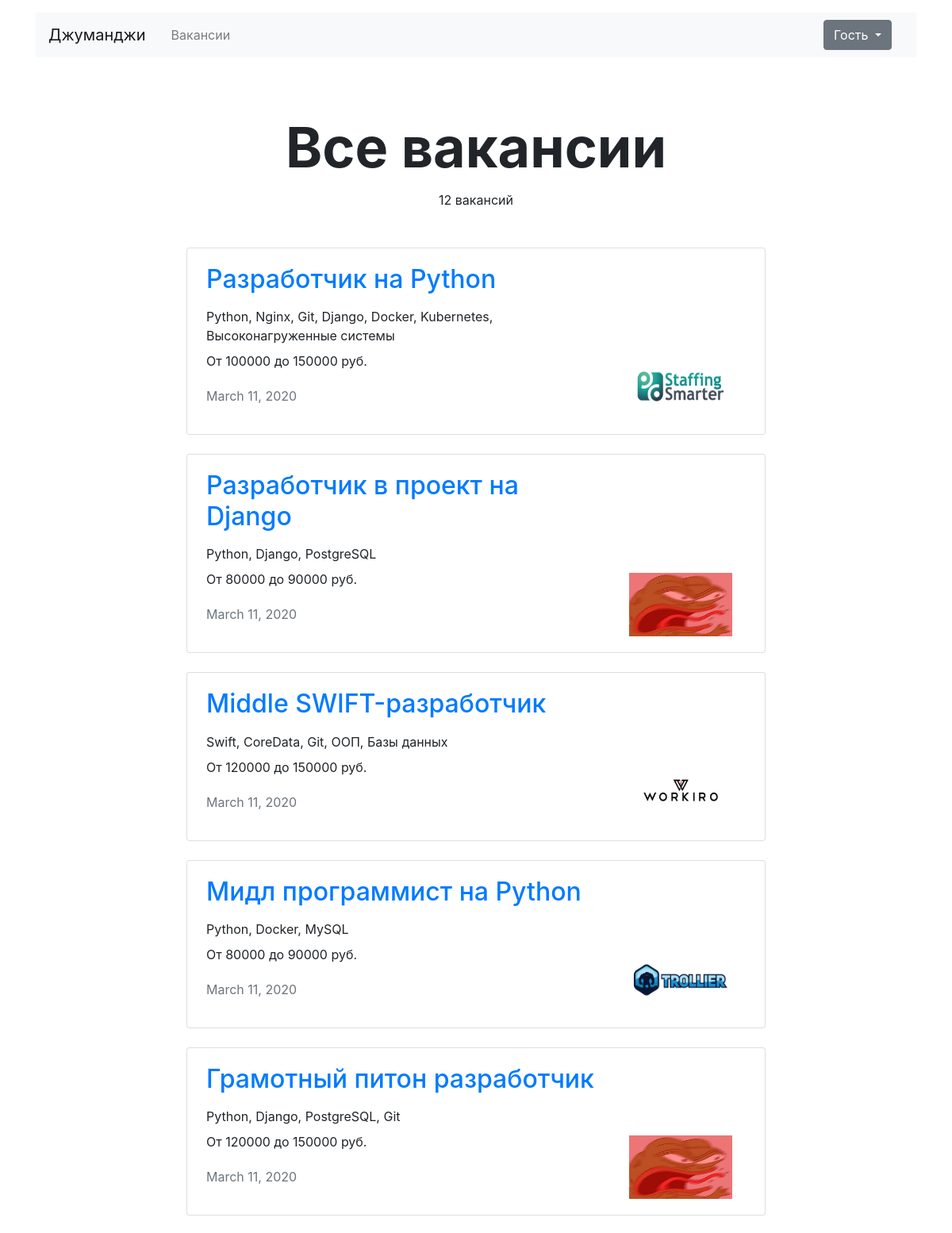
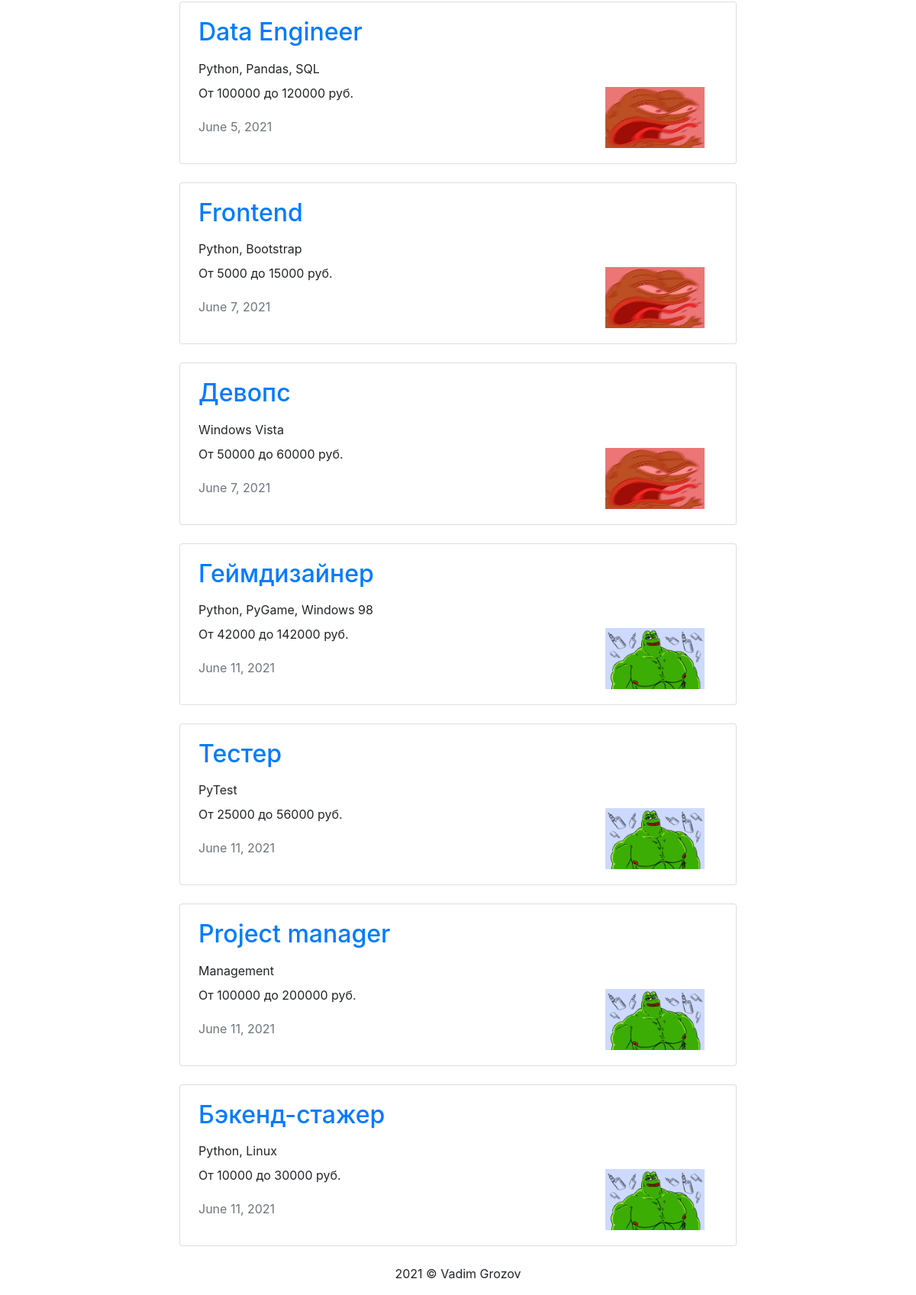
Page /vacancies/ on the committed database (2 pictures, top to bottom).
### jobs/models.py (models this page shows)
class Vacancy(models.Model):
    title = models.CharField(max_length=128)
    speciality = models.ForeignKey(Speciality,
                                   on_delete=models.CASCADE,
                                   related_name='vacancies',
                                   default='backend')
    company = models.ForeignKey(Company,
                                on_delete=models.CASCADE,
                                related_name='vacancies')
    skills = models.TextField()
    description = models.TextField()
    salary_min = models.PositiveIntegerField()
    salary_max = models.PositiveIntegerField()
    published_at = models.DateField()

class Company(models.Model):
    name = models.CharField(max_length=128)
    location = models.CharField(max_length=128)
    logo = models.ImageField(upload_to=settings.MEDIA_COMPANY_IMAGE_DIR)
    description = models.TextField()
    employee_count = models.PositiveIntegerField()
    owner = models.OneToOneField(User,
                                 on_delete=models.CASCADE,
                                 related_name='companies',
                                 null=True)

### jobs/views/main.py (the view)
# urls.py: path('vacancies/', VacanciesAll.as_view(), name='vacancies_all'),
class VacanciesAll(View):
    def get(self, request, *args, **kwargs):
        context = {
            'vacancies': Vacancy.objects.all(),
            'all_vacancies': True,
        }
        return render(request, "main/vacancies.html", context=context)

### jobs/templatetags/ru_pluralize.py (called while the page is built)
@register.filter()
def ru_pluralize(number: Union[int, str], arg: str = 'дурак,дурака,дураков'):
    nominative_singular, genitive_singular, genitive_plural = arg.split(',')
    number = abs(int(number))
    if 10 <= number % 100 <= 20:
        return f'{number} {genitive_plural}'
    if number % 10 == 1:
        return f'{number} {nominative_singular}'
    if 2 <= number % 10 <= 4:
        return f'{number} {genitive_singular}'
    return f'{number} {genitive_plural}'

### jobs/templates/main/vacancies.html
{% extends 'base.html' %}
{% block container %}
{% load ru_pluralize %}
  <main class="container mt-3">
    <section>
      <h1 class="h1 text-center mx-auto mt-4 pt-5" style="font-size: 70px;"><strong>{% if all_vacancies %}Все вакансии{% else %}{{ speciality.title }}{% endif %}</strong></h1>
      <p class="text-center pt-1">{{ vacancies.count|ru_pluralize:'вакансия,вакансии,вакансий' }}</p>
      <div class="row mt-5">
        <div class="col-12 col-lg-8 offset-lg-2 m-auto">
          {% for vacancy in vacancies %}
          <div class="card mb-4">
            <div class="card-body px-4">
              <div class="row">
                <div class="col-12 col-md-8 col-lg-9">
                  <a href="{% url 'vacancy' vacancy.id %}"><h2 class="h2 pb-2">{{ vacancy.title }}</h2></a>
                  <p class="mb-2">{{ vacancy.skills }}</p>
                  <p>От {{ vacancy.salary_min }} до {{ vacancy.salary_max }} руб.</p>
                  <p class="text-muted pt-1">{{ vacancy.published_at }}</p>
                </div>
                <div class="col-12 col-md-4 col-lg-3 d-flex align-items-end">
                  <a href="{% url 'vacancy' vacancy.id %}"><img src="{{ vacancy.company.logo.url }}" width="130" height="80" alt=""></a>
                </div>
              </div>
            </div>
          </div>
          {% endfor %}
        </div>
      </div>
    </section>
  </main>
{% endblock %}

### rows in the picture
Vacancy: title "Разработчик на Python", skills "Python, Nginx, Git, Django, Docker, Kubernetes, Высоконагруженные системы", salary_min "100000", salary_max "150000", published_at "March 11, 2020", company.logo (picture)
Vacancy: title "Разработчик в проект на Django", skills "Python, Django, PostgreSQL", salary_min "80000", salary_max "90000", published_at "March 11, 2020", company.logo (picture)
Vacancy: title "Middle SWIFT-разработчик", skills "Swift, CoreData, Git, ООП, Базы данных", salary_min "120000", salary_max "150000", published_at "March 11, 2020", company.logo (picture)
Vacancy: title "Мидл программист на Python", skills "Python, Docker, MySQL", salary_min "80000", salary_max "90000", published_at "March 11, 2020", company.logo (picture)
Vacancy: title "Грамотный питон разработчик", skills "Python, Django, PostgreSQL, Git", salary_min "120000", salary_max "150000", published_at "March 11, 2020", company.logo (picture)
Vacancy: title "Data Engineer", skills "Python, Pandas, SQL", salary_min "100000", salary_max "120000", published_at "June 5, 2021", company.logo (picture)
Vacancy: title "Frontend", skills "Python, Bootstrap", salary_min "5000", salary_max "15000", published_at "June 7, 2021", company.logo (picture)
Vacancy: title "Девопс", skills "Windows Vista", salary_min "50000", salary_max "60000", published_at "June 7, 2021", company.logo (picture)
Vacancy: title "Геймдизайнер", skills "Python, PyGame, Windows 98", salary_min "42000", salary_max "142000", published_at "June 11, 2021", company.logo (picture)
Vacancy: title "Тестер", skills "PyTest", salary_min "25000", salary_max "56000", published_at "June 11, 2021", company.logo (picture)
Vacancy: title "Project manager", skills "Management", salary_min "100000", salary_max "200000", published_at "June 11, 2021", company.logo (picture)
Vacancy: title "Бэкенд-стажер", skills "Python, Linux", salary_min "10000", salary_max "30000", published_at "June 11, 2021", company.logo (picture)

### other values in the picture
{{ vacancies.count|ru_pluralize:'вакансия,вакансии,вакансий' }} "12 вакансий"
